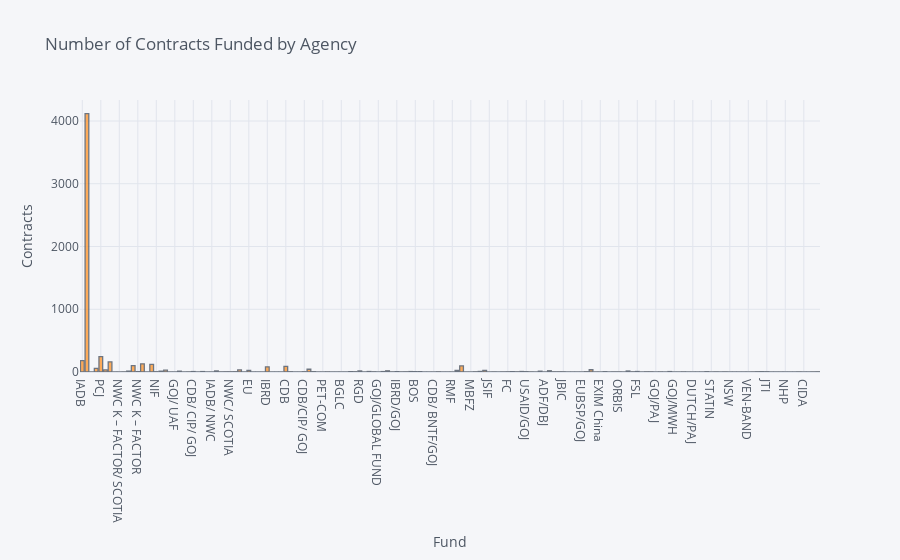

The notebook cell saved with this chart:
### Code cell
# # 
### # ## ## Driver code for main program.
def main(): 
        app_menu()
        
    
## Calling main function. 
if __name__=="__main__":
    main()
## Codes end here.
#----------------------------------------------------------------------------------------------------------------#

### Figure 1 — Plotly figure (JSON) as saved in the notebook; plotly's stock layout.template omitted (floating-point values rounded to 4 significant figures; data arrays with more than 128 entries replaced by an {"elided": "..."} marker saying what was removed)
{"data": [{"histfunc": "count", "histnorm": "", "marker": {"color": "rgba(255, 153, 51, 1.0)", "line": {"color": "#4D5663", "width": 1.3}}, "name": "Fund", "opacity": 0.8, "orientation": "v", "type": "histogram", "x": {"elided": "6091 str values"}}], "layout": {"barmode": "overlay", "legend": {"bgcolor": "#F5F6F9", "font": {"color": "#4D5663"}}, "paper_bgcolor": "#F5F6F9", "plot_bgcolor": "#F5F6F9", "title": {"font": {"color": "#4D5663"}, "text": "Number of Contracts Funded by Agency"}, "xaxis": {"gridcolor": "#E1E5ED", "showgrid": true, "tickfont": {"color": "#4D5663"}, "title": {"font": {"color": "#4D5663"}, "text": "Fund"}, "zerolinecolor": "#E1E5ED"}, "yaxis": {"gridcolor": "#E1E5ED", "showgrid": true, "tickfont": {"color": "#4D5663"}, "title": {"font": {"color": "#4D5663"}, "text": "Contracts"}, "zerolinecolor": "#E1E5ED"}}}
